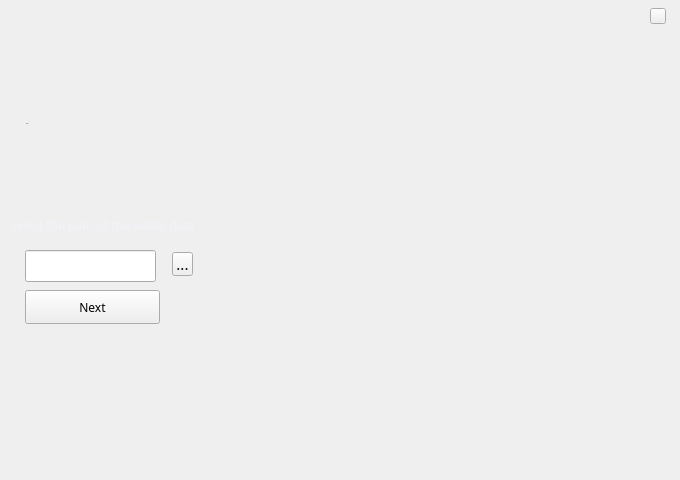
<?xml version="1.0" encoding="UTF-8"?>
<ui version="4.0">
 <class>SelectWalletPathWidget</class>
 <widget class="QWidget" name="SelectWalletPathWidget">
  <property name="geometry">
   <rect>
    <x>0</x>
    <y>0</y>
    <width>680</width>
    <height>480</height>
   </rect>
  </property>
  <property name="font">
   <font>
    <family>Microsoft YaHei UI Light</family>
   </font>
  </property>
  <property name="windowTitle">
   <string>Form</string>
  </property>
  <widget class="QToolButton" name="pathBtn">
   <property name="geometry">
    <rect>
     <x>172</x>
     <y>252</y>
     <width>21</width>
     <height>24</height>
    </rect>
   </property>
   <property name="font">
    <font>
     <pointsize>-1</pointsize>
    </font>
   </property>
   <property name="cursor">
    <cursorShape>PointingHandCursor</cursorShape>
   </property>
   <property name="styleSheet">
    <string notr="true">font-size:15px;</string>
   </property>
   <property name="text">
    <string>...</string>
   </property>
  </widget>
  <widget class="QLineEdit" name="pathLineEdit">
   <property name="geometry">
    <rect>
     <x>25</x>
     <y>250</y>
     <width>131</width>
     <height>32</height>
    </rect>
   </property>
   <property name="font">
    <font>
     <pointsize>10</pointsize>
    </font>
   </property>
   <property name="styleSheet">
    <string notr="true"/>
   </property>
   <property name="readOnly">
    <bool>true</bool>
   </property>
   <property name="placeholderText">
    <string/>
   </property>
  </widget>
  <widget class="QToolButton" name="closeBtn">
   <property name="geometry">
    <rect>
     <x>650</x>
     <y>8</y>
     <width>16</width>
     <height>16</height>
    </rect>
   </property>
   <property name="cursor">
    <cursorShape>PointingHandCursor</cursorShape>
   </property>
   <property name="focusPolicy">
    <enum>Qt::NoFocus</enum>
   </property>
   <property name="text">
    <string/>
   </property>
  </widget>
  <widget class="QToolButton" name="okBtn">
   <property name="geometry">
    <rect>
     <x>25</x>
     <y>290</y>
     <width>135</width>
     <height>34</height>
    </rect>
   </property>
   <property name="cursor">
    <cursorShape>PointingHandCursor</cursorShape>
   </property>
   <property name="focusPolicy">
    <enum>Qt::NoFocus</enum>
   </property>
   <property name="styleSheet">
    <string notr="true"/>
   </property>
   <property name="text">
    <string>Next</string>
   </property>
  </widget>
  <widget class="QLabel" name="label_version">
   <property name="geometry">
    <rect>
     <x>26</x>
     <y>114</y>
     <width>80</width>
     <height>18</height>
    </rect>
   </property>
   <property name="font">
    <font>
     <family>微软雅黑</family>
     <pointsize>-1</pointsize>
     <weight>50</weight>
     <italic>false</italic>
     <bold>false</bold>
    </font>
   </property>
   <property name="styleSheet">
    <string notr="true">font: 14px &quot;微软雅黑&quot;;</string>
   </property>
   <property name="text">
    <string>v1.0.1</string>
   </property>
  </widget>
  <widget class="QLabel" name="label">
   <property name="geometry">
    <rect>
     <x>10</x>
     <y>215</y>
     <width>210</width>
     <height>21</height>
    </rect>
   </property>
   <property name="styleSheet">
    <string notr="true">color: rgb(243, 241, 250);
font: 12px &quot;微软雅黑&quot;;</string>
   </property>
   <property name="text">
    <string>Select the path of the wallet data</string>
   </property>
  </widget>
  <zorder>pathLineEdit</zorder>
  <zorder>pathBtn</zorder>
  <zorder>closeBtn</zorder>
  <zorder>okBtn</zorder>
  <zorder>label_version</zorder>
  <zorder>label</zorder>
 </widget>
 <resources/>
 <connections/>
</ui>
